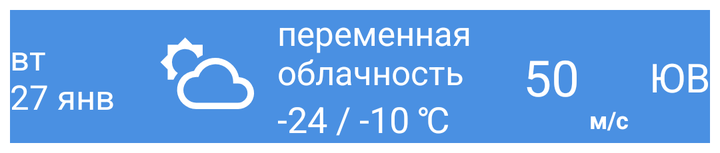
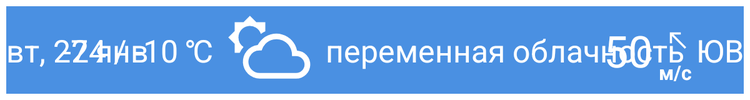

An Android layout and its configuration variant, each rendered on a device that would load it. The default file and the variant file are quoted in full after the pictures.
<!-- AndroidManifest.xml: application theme Theme.NatifeWeather -->
<!-- res/layout/list_forecast.xml -->
<?xml version="1.0" encoding="utf-8"?>
<androidx.constraintlayout.widget.ConstraintLayout
    xmlns:android="http://schemas.android.com/apk/res/android"
    xmlns:app="http://schemas.android.com/apk/res-auto"
    xmlns:tools="http://schemas.android.com/tools"
    android:layout_width="match_parent"
    android:layout_height="wrap_content"
    android:background="@color/blue"
    android:layout_margin="5sp"
    >

    <TextView
        android:id="@+id/date_list"
        android:layout_width="0dp"
        android:layout_height="wrap_content"
        android:text="вт\n27 янв"
        android:textColor="@color/white"
        android:textSize="17sp"

        app:layout_constraintBottom_toBottomOf="parent"
        app:layout_constraintStart_toStartOf="parent"
        app:layout_constraintTop_toTopOf="parent" />

    <androidx.constraintlayout.widget.ConstraintLayout
        android:id="@+id/details_field_list"
        android:layout_width="wrap_content"
        android:layout_height="wrap_content"
        app:layout_constraintBottom_toBottomOf="parent"
        app:layout_constraintEnd_toStartOf="@+id/wind_field_list"
        app:layout_constraintStart_toEndOf="@+id/date_list"
        app:layout_constraintTop_toTopOf="parent">

        <ImageView
            android:id="@+id/forecast_icon_list"
            android:layout_width="50sp"
            android:layout_height="50sp"
            android:src="@drawable/ic_white_day_cloudy"
            app:layout_constraintBottom_toBottomOf="parent"
            app:layout_constraintStart_toStartOf="parent"
            app:layout_constraintTop_toTopOf="parent"
            />

        <TextView
            android:id="@+id/temperature_field_list"
            android:layout_width="wrap_content"
            android:layout_height="wrap_content"
            android:text="-24 / -10 ℃"
            android:textColor="@color/white"
            android:textSize="18sp"
            app:layout_constraintBottom_toBottomOf="parent"
            app:layout_constraintStart_toEndOf="@+id/forecast_icon_list"
            app:layout_constraintTop_toBottomOf="@+id/description_field_list"
            android:layout_marginLeft="10sp"/>

        <TextView
            android:id="@+id/description_field_list"
            android:layout_width="wrap_content"
            android:layout_height="wrap_content"
            android:text="переменная\nоблачность"
            android:textColor="@color/white"
            android:textSize="17sp"
            app:layout_constraintStart_toEndOf="@+id/forecast_icon_list"
            app:layout_constraintTop_toTopOf="parent"
            android:layout_marginLeft="10sp"
            />
    </androidx.constraintlayout.widget.ConstraintLayout>

    <androidx.constraintlayout.widget.ConstraintLayout
        android:id="@+id/wind_field_list"
        android:layout_width="wrap_content"
        android:layout_height="wrap_content"
        app:layout_constraintBottom_toBottomOf="parent"
        app:layout_constraintEnd_toEndOf="parent"
        app:layout_constraintTop_toTopOf="parent">

        <TextView
            android:id="@+id/wind_speed_list"
            android:layout_width="wrap_content"
            android:layout_height="wrap_content"
            android:text="50"
            android:textColor="@color/white"
            android:textSize="25sp"
            android:layout_marginLeft="5sp"
            app:layout_constraintBottom_toBottomOf="parent"
            app:layout_constraintStart_toStartOf="parent"
            app:layout_constraintTop_toTopOf="parent" />

        <ImageView
            android:id="@+id/wind_icon_list"
            android:layout_width="30sp"
            android:layout_height="30sp"
            android:layout_marginLeft="5sp"
            app:layout_constraintStart_toEndOf="@id/wind_speed_list"
            app:layout_constraintTop_toTopOf="@id/wind_speed_list" />

        <TextView
            android:id="@+id/wind_units_list"
            android:layout_width="wrap_content"
            android:layout_height="wrap_content"
            android:text="м/с"
            android:textColor="@color/white"
            android:textSize="12sp"
            android:textStyle="bold"
            app:layout_constraintBottom_toBottomOf="parent"
            app:layout_constraintStart_toStartOf="@id/wind_icon_list"
            app:layout_constraintTop_toBottomOf="@id/wind_icon_list" />

        <TextView
            android:id="@+id/wind_direct_list"
            android:layout_width="wrap_content"
            android:layout_height="wrap_content"
            android:text="ЮВ"
            android:textColor="@color/white"
            android:textSize="20sp"
            app:layout_constraintBottom_toBottomOf="parent"
            app:layout_constraintStart_toEndOf="@id/wind_icon_list"
            app:layout_constraintTop_toTopOf="parent" />

    </androidx.constraintlayout.widget.ConstraintLayout>

</androidx.constraintlayout.widget.ConstraintLayout>
<!-- resources referenced by this layout -->
<resources>
  <color name="blue">#4A90E2</color>
  <color name="white">#FFFFFFFF</color>
  <!-- drawable ic_white_day_cloudy (drawable) -->
  <vector android:height="200dp" android:viewportHeight="36"
      android:viewportWidth="36" android:width="200dp" xmlns:android="http://schemas.android.com/apk/res/android">
      <path android:fillColor="#fff" android:pathData="M5.28,12.84A4.72,4.72 0,0 1,14.5 11.4a10.4,10.4 0,0 1,1.87 -1.12l-0.05,0V6.53H12.63L10,3.92 7.41,6.53H3.71v3.7L1.1,12.84l2.61,2.61v3.7H5.8a8.89,8.89 0,0 1,1.58 -2.38A4.73,4.73 0,0 1,5.28 12.84Z"/>
      <path android:fillColor="#fff" android:pathData="M29.39,18.25A8.66,8.66 0,0 0,14.59 14a8.28,8.28 0,0 0,-1.38 1.93A6.94,6.94 0,0 0,14 29.76L29,29.76a5.76,5.76 0,0 0,0.4 -11.51ZM28.99,27.45L14,27.45a4.62,4.62 0,0 1,-4.63 -4.62,4.58 4.58,0 0,1 0.27,-1.49 4.14,4.14 0,0 1,0.26 -0.61A4.59,4.59 0,0 1,14 18.2h0.82a6.48,6.48 0,0 1,1.54 -2.68,6.36 6.36,0 0,1 10.94,4.41v0.58L29,20.51a3.47,3.47 0,1 1,0 6.94Z"/>
  </vector>
  <style name="Theme.NatifeWeather" parent="Theme.MaterialComponents.DayNight.NoActionBar">
          
          <item name="colorPrimary">@color/purple_500</item>
          <item name="colorPrimaryVariant">@color/blue</item>
          <item name="colorOnPrimary">@color/white</item>
          
          <item name="colorSecondary">@color/teal_200</item>
          <item name="colorSecondaryVariant">@color/teal_700</item>
          <item name="colorOnSecondary">@color/black</item>
          
          <item name="android:statusBarColor" tools:targetApi="l">?attr/colorPrimaryVariant</item>
          
      </style>
  <color name="purple_500">#FF6200EE</color>
  <color name="teal_200">#FF03DAC5</color>
  <color name="teal_700">#FF018786</color>
  <color name="black">#FF000000</color>
</resources>
<!-- res/layout-sw600dp/list_forecast.xml (the repository's variant of the layout above) -->
<!-- drawn on a 7-inch tablet held upright -->
<?xml version="1.0" encoding="utf-8"?>
<androidx.constraintlayout.widget.ConstraintLayout
    xmlns:android="http://schemas.android.com/apk/res/android"
    xmlns:app="http://schemas.android.com/apk/res-auto"
    xmlns:tools="http://schemas.android.com/tools"
    android:layout_width="match_parent"
    android:layout_height="wrap_content"
    android:background="@color/blue"
    android:layout_margin="5sp"
    >

    <TextView
        android:id="@+id/date_list"
        android:layout_width="0dp"
        android:layout_height="wrap_content"
        android:text="вт,\n27 янв"
        android:textColor="@color/white"
        android:textSize="25sp"
        android:singleLine="true"
        app:layout_constraintBottom_toBottomOf="parent"
        app:layout_constraintStart_toStartOf="parent"
        app:layout_constraintTop_toTopOf="parent" />

    <androidx.constraintlayout.widget.ConstraintLayout
        android:id="@+id/details_field_list"
        android:layout_width="wrap_content"
        android:layout_height="wrap_content"
        app:layout_constraintBottom_toBottomOf="parent"
        app:layout_constraintEnd_toStartOf="@+id/wind_field_list"
        app:layout_constraintStart_toEndOf="@+id/date_list"
        app:layout_constraintTop_toTopOf="parent">

        <ImageView
            android:id="@+id/forecast_icon_list"
            android:layout_width="70sp"
            android:layout_height="70sp"
            android:src="@drawable/ic_white_day_cloudy"
            app:layout_constraintBottom_toBottomOf="parent"
            app:layout_constraintStart_toEndOf="@id/temperature_field_list"
            app:layout_constraintTop_toTopOf="parent"
            android:layout_marginLeft="10sp"
            />

        <TextView
            android:id="@+id/temperature_field_list"
            android:layout_width="wrap_content"
            android:layout_height="wrap_content"
            android:text="-24 / -10 ℃"
            android:textColor="@color/white"
            android:textSize="25sp"
            app:layout_constraintBottom_toBottomOf="parent"
            app:layout_constraintStart_toStartOf="parent"
            app:layout_constraintTop_toTopOf="parent"
           />

        <TextView
            android:id="@+id/description_field_list"
            android:layout_width="wrap_content"
            android:layout_height="wrap_content"
            android:text="переменная\nоблачность"
            android:textColor="@color/white"
            android:textSize="25sp"
            android:singleLine="true"
            app:layout_constraintStart_toEndOf="@+id/forecast_icon_list"
            app:layout_constraintTop_toTopOf="parent"
            app:layout_constraintBottom_toBottomOf="parent"

            android:layout_marginLeft="10sp"
            />
    </androidx.constraintlayout.widget.ConstraintLayout>

    <androidx.constraintlayout.widget.ConstraintLayout
        android:id="@+id/wind_field_list"
        android:layout_width="wrap_content"
        android:layout_height="wrap_content"
        app:layout_constraintBottom_toBottomOf="parent"
        app:layout_constraintEnd_toEndOf="parent"
        app:layout_constraintTop_toTopOf="parent">

        <TextView
            android:id="@+id/wind_speed_list"
            android:layout_width="wrap_content"
            android:layout_height="wrap_content"
            android:text="50"
            android:textColor="@color/white"
            android:textSize="35sp"
            android:layout_marginLeft="5sp"
            app:layout_constraintBottom_toBottomOf="parent"
            app:layout_constraintStart_toStartOf="parent"
            app:layout_constraintTop_toTopOf="parent" />

        <ImageView
            android:id="@+id/wind_icon_list"
            android:layout_width="30sp"
            android:layout_height="30sp"
            android:layout_marginLeft="5sp"
            app:layout_constraintStart_toEndOf="@id/wind_speed_list"
            app:layout_constraintTop_toTopOf="@id/wind_speed_list"
            android:src="@drawable/ic_icon_wind_se"/>

        <TextView
            android:id="@+id/wind_units_list"
            android:layout_width="wrap_content"
            android:layout_height="wrap_content"
            android:text="м/с"
            android:textColor="@color/white"
            android:textSize="16sp"
            android:textStyle="bold"
            app:layout_constraintBottom_toBottomOf="parent"
            app:layout_constraintStart_toStartOf="@id/wind_icon_list"
            app:layout_constraintTop_toBottomOf="@id/wind_icon_list" />

        <TextView
            android:id="@+id/wind_direct_list"
            android:layout_width="wrap_content"
            android:layout_height="wrap_content"
            android:text="ЮВ"
            android:textColor="@color/white"
            android:textSize="25sp"
            app:layout_constraintBottom_toBottomOf="parent"
            app:layout_constraintStart_toEndOf="@id/wind_icon_list"
            app:layout_constraintTop_toTopOf="parent" />

    </androidx.constraintlayout.widget.ConstraintLayout>

</androidx.constraintlayout.widget.ConstraintLayout>
<!-- resources referenced by the variant -->
<!-- as a 7-inch tablet held upright resolves them -->
<resources>
  <color name="blue">#4A90E2</color>
  <color name="white">#FFFFFFFF</color>
  <!-- drawable ic_icon_wind_se (drawable) -->
  <vector android:height="200dp" android:viewportHeight="34"
      android:viewportWidth="34" android:width="200dp" xmlns:android="http://schemas.android.com/apk/res/android">
      <group>
          <clip-path android:pathData="M10,20l2,0l0,-6.59l11.59,11.59l1.41,-1.41l-11.59,-11.59l6.59,0l0,-2l-10,0l0,10z"/>
          <group>
              <clip-path android:pathData="M5,5h24v24h-24z"/>
              <group>
                  <clip-path android:pathData="M5,5h24v24h-24z"/>
                  <group>
                      <clip-path android:pathData="M5,5h24v24h-24z"/>
                      <path android:fillColor="#fff" android:pathData="M0,0h34v34h-34z"/>
                  </group>
              </group>
          </group>
      </group>
  </vector>
  <!-- drawable ic_white_day_cloudy (drawable) -->
  <vector android:height="200dp" android:viewportHeight="36"
      android:viewportWidth="36" android:width="200dp" xmlns:android="http://schemas.android.com/apk/res/android">
      <path android:fillColor="#fff" android:pathData="M5.28,12.84A4.72,4.72 0,0 1,14.5 11.4a10.4,10.4 0,0 1,1.87 -1.12l-0.05,0V6.53H12.63L10,3.92 7.41,6.53H3.71v3.7L1.1,12.84l2.61,2.61v3.7H5.8a8.89,8.89 0,0 1,1.58 -2.38A4.73,4.73 0,0 1,5.28 12.84Z"/>
      <path android:fillColor="#fff" android:pathData="M29.39,18.25A8.66,8.66 0,0 0,14.59 14a8.28,8.28 0,0 0,-1.38 1.93A6.94,6.94 0,0 0,14 29.76L29,29.76a5.76,5.76 0,0 0,0.4 -11.51ZM28.99,27.45L14,27.45a4.62,4.62 0,0 1,-4.63 -4.62,4.58 4.58,0 0,1 0.27,-1.49 4.14,4.14 0,0 1,0.26 -0.61A4.59,4.59 0,0 1,14 18.2h0.82a6.48,6.48 0,0 1,1.54 -2.68,6.36 6.36,0 0,1 10.94,4.41v0.58L29,20.51a3.47,3.47 0,1 1,0 6.94Z"/>
  </vector>
  <style name="Theme.NatifeWeather" parent="Theme.MaterialComponents.DayNight.NoActionBar">
          
          <item name="colorPrimary">@color/purple_500</item>
          <item name="colorPrimaryVariant">@color/blue</item>
          <item name="colorOnPrimary">@color/white</item>
          
          <item name="colorSecondary">@color/teal_200</item>
          <item name="colorSecondaryVariant">@color/teal_700</item>
          <item name="colorOnSecondary">@color/black</item>
          
          <item name="android:statusBarColor" tools:targetApi="l">?attr/colorPrimaryVariant</item>
          
      </style>
  <color name="purple_500">#FF6200EE</color>
  <color name="teal_200">#FF03DAC5</color>
  <color name="teal_700">#FF018786</color>
  <color name="black">#FF000000</color>
</resources>
